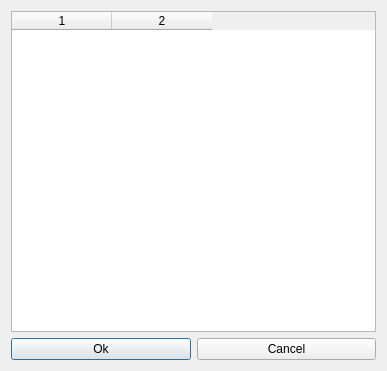
<?xml version="1.0" encoding="UTF-8"?>
<ui version="4.0">
 <class>Filter</class>
 <widget class="QDialog" name="Filter">
  <property name="geometry">
   <rect>
    <x>0</x>
    <y>0</y>
    <width>387</width>
    <height>371</height>
   </rect>
  </property>
  <property name="windowTitle">
   <string>Filter</string>
  </property>
  <layout class="QVBoxLayout" name="verticalLayout">
   <item>
    <widget class="QTableWidget" name="table">
     <property name="columnCount">
      <number>2</number>
     </property>
     <column/>
     <column/>
    </widget>
   </item>
   <item>
    <layout class="QHBoxLayout" name="horizontalLayout">
     <item>
      <widget class="QPushButton" name="okButton">
       <property name="text">
        <string>Ok</string>
       </property>
      </widget>
     </item>
     <item>
      <widget class="QPushButton" name="cancelButton">
       <property name="text">
        <string>Cancel</string>
       </property>
      </widget>
     </item>
    </layout>
   </item>
  </layout>
 </widget>
 <resources/>
 <connections/>
</ui>
